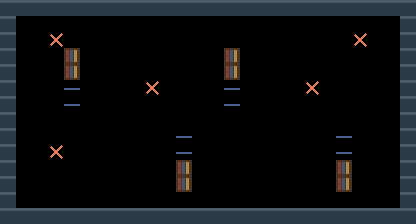

This is a level from a 2D game, rendered from its Tiled map with the project's own tilesets. A one-line summary and the complete map file follow:
An orthogonal 26x14 tile map with 16x16 px tiles, 2 tile layers (terreno, marcadores).

<map version="1.10" tiledversion="1.11.0" orientation="orthogonal" renderorder="right-down" width="26" height="14" tilewidth="16" tileheight="16" infinite="0" nextlayerid="3" nextobjectid="1">
 <properties>
  <property name="tipo" value="arc_combate" />
  <property name="nombre" value="legajos" />
 </properties>
 <tileset firstgid="1" source="muelle.tsx" />
 <layer id="1" name="terreno" width="26" height="14">
  <data encoding="csv">
1,1,1,1,1,1,1,1,1,1,1,1,1,1,1,1,1,1,1,1,1,1,1,1,1,1,
1,0,0,0,0,0,0,0,0,0,0,0,0,0,0,0,0,0,0,0,0,0,0,0,0,1,
1,0,0,0,0,0,0,0,0,0,0,0,0,0,0,0,0,0,0,0,0,0,0,0,0,1,
1,0,0,0,7,0,0,0,0,0,0,0,0,0,7,0,0,0,0,0,0,0,0,0,0,1,
1,0,0,0,7,0,0,0,0,0,0,0,0,0,7,0,0,0,0,0,0,0,0,0,0,1,
1,0,0,0,8,0,0,0,0,0,0,0,0,0,8,0,0,0,0,0,0,0,0,0,0,1,
1,0,0,0,8,0,0,0,0,0,0,0,0,0,8,0,0,0,0,0,0,0,0,0,0,1,
1,0,0,0,0,0,0,0,0,0,0,0,0,0,0,0,0,0,0,0,0,0,0,0,0,1,
1,0,0,0,0,0,0,0,0,0,0,8,0,0,0,0,0,0,0,0,0,8,0,0,0,1,
1,0,0,0,0,0,0,0,0,0,0,8,0,0,0,0,0,0,0,0,0,8,0,0,0,1,
1,0,0,0,0,0,0,0,0,0,0,7,0,0,0,0,0,0,0,0,0,7,0,0,0,1,
1,0,0,0,0,0,0,0,0,0,0,7,0,0,0,0,0,0,0,0,0,7,0,0,0,1,
1,0,0,0,0,0,0,0,0,0,0,0,0,0,0,0,0,0,0,0,0,0,0,0,0,1,
1,1,1,1,1,1,1,1,1,1,1,1,1,1,1,1,1,1,1,1,1,1,1,1,1,1
</data>
 </layer>
 <layer id="2" name="marcadores" width="26" height="14">
  <data encoding="csv">
0,0,0,0,0,0,0,0,0,0,0,0,0,0,0,0,0,0,0,0,0,0,0,0,0,0,
0,0,0,0,0,0,0,0,0,0,0,0,0,0,0,0,0,0,0,0,0,0,0,0,0,0,
0,0,0,3,0,0,0,0,0,0,0,0,0,0,0,0,0,0,0,0,0,0,3,0,0,0,
0,0,0,0,0,0,0,0,0,0,0,0,0,0,0,0,0,0,0,0,0,0,0,0,0,0,
0,0,0,0,0,0,0,0,0,0,0,0,0,0,0,0,0,0,0,0,0,0,0,0,0,0,
0,0,0,0,0,0,0,0,0,3,0,0,0,0,0,0,0,0,0,3,0,0,0,0,0,0,
0,0,0,0,0,0,0,0,0,0,0,0,0,0,0,0,0,0,0,0,0,0,0,0,0,0,
0,0,0,0,0,0,0,0,0,0,0,0,0,0,0,0,0,0,0,0,0,0,0,0,0,0,
0,0,0,0,0,0,0,0,0,0,0,0,0,0,0,0,0,0,0,0,0,0,0,0,0,0,
0,0,0,3,0,0,0,0,0,0,0,0,0,0,0,0,0,0,0,0,0,0,0,0,0,0,
0,0,0,0,0,0,0,0,0,0,0,0,0,0,0,0,0,0,0,0,0,0,0,0,0,0,
0,0,0,0,0,0,0,0,0,0,0,0,0,0,0,0,0,0,0,0,0,0,0,0,0,0,
0,0,0,0,0,0,0,0,0,0,0,0,0,0,0,0,0,0,0,0,0,0,0,0,0,0,
0,0,0,0,0,0,0,0,0,0,0,0,0,0,0,0,0,0,0,0,0,0,0,0,0,0
</data>
 </layer>
</map>
